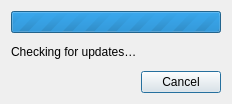
<?xml version="1.0" encoding="UTF-8"?>
<ui version="4.0">
 <class>ProgressDialog</class>
 <widget class="QDialog" name="ProgressDialog">
  <property name="windowModality">
   <enum>Qt::WindowModal</enum>
  </property>
  <property name="geometry">
   <rect>
    <x>0</x>
    <y>0</y>
    <width>232</width>
    <height>104</height>
   </rect>
  </property>
  <property name="windowTitle">
   <string>Check for Updates</string>
  </property>
  <property name="modal">
   <bool>true</bool>
  </property>
  <layout class="QVBoxLayout" name="verticalLayout">
   <item>
    <widget class="QProgressBar" name="progressBar">
     <property name="maximum">
      <number>0</number>
     </property>
     <property name="textVisible">
      <bool>false</bool>
     </property>
    </widget>
   </item>
   <item>
    <widget class="QLabel" name="label">
     <property name="text">
      <string>Checking for updates…</string>
     </property>
     <property name="alignment">
      <set>Qt::AlignLeading|Qt::AlignLeft|Qt::AlignVCenter</set>
     </property>
     <property name="wordWrap">
      <bool>true</bool>
     </property>
    </widget>
   </item>
   <item>
    <widget class="QDialogButtonBox" name="buttonBox">
     <property name="orientation">
      <enum>Qt::Horizontal</enum>
     </property>
     <property name="standardButtons">
      <set>QDialogButtonBox::Cancel</set>
     </property>
    </widget>
   </item>
  </layout>
 </widget>
 <resources/>
 <connections>
  <connection>
   <sender>buttonBox</sender>
   <signal>rejected()</signal>
   <receiver>ProgressDialog</receiver>
   <slot>close()</slot>
   <hints>
    <hint type="sourcelabel">
     <x>161</x>
     <y>63</y>
    </hint>
    <hint type="destinationlabel">
     <x>185</x>
     <y>78</y>
    </hint>
   </hints>
  </connection>
 </connections>
</ui>
